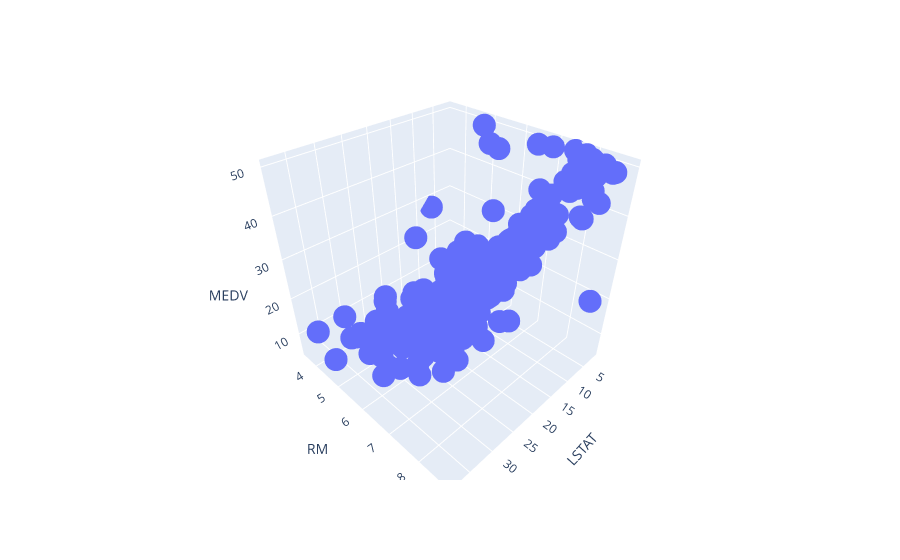

Notebook code cell kept with this figure:
### Code cell
import plotly.express as px
df = px.data.iris()
fig = px.scatter_3d(df_plot3d, x='LSTAT', y='RM', z='MEDV')
fig.show()

### Figure 1 — Plotly figure (JSON) as saved in the notebook; plotly's stock layout.template omitted (floating-point values rounded to 4 significant figures; data arrays with more than 128 entries replaced by an {"elided": "..."} marker saying what was removed)
{"data": [{"hovertemplate": "LSTAT=%{x}<br>RM=%{y}<br>MEDV=%{z}<extra></extra>", "legendgroup": "", "marker": {"color": "#636efa", "symbol": "circle"}, "mode": "markers", "name": "", "scene": "scene", "showlegend": false, "type": "scatter3d", "x": {"elided": "506 float values"}, "y": {"elided": "506 float values"}, "z": {"elided": "506 float values"}}], "layout": {"legend": {"tracegroupgap": 0}, "margin": {"t": 60}, "scene": {"domain": {"x": [0, 1], "y": [0, 1]}, "xaxis": {"title": {"text": "LSTAT"}}, "yaxis": {"title": {"text": "RM"}}, "zaxis": {"title": {"text": "MEDV"}}}}}
